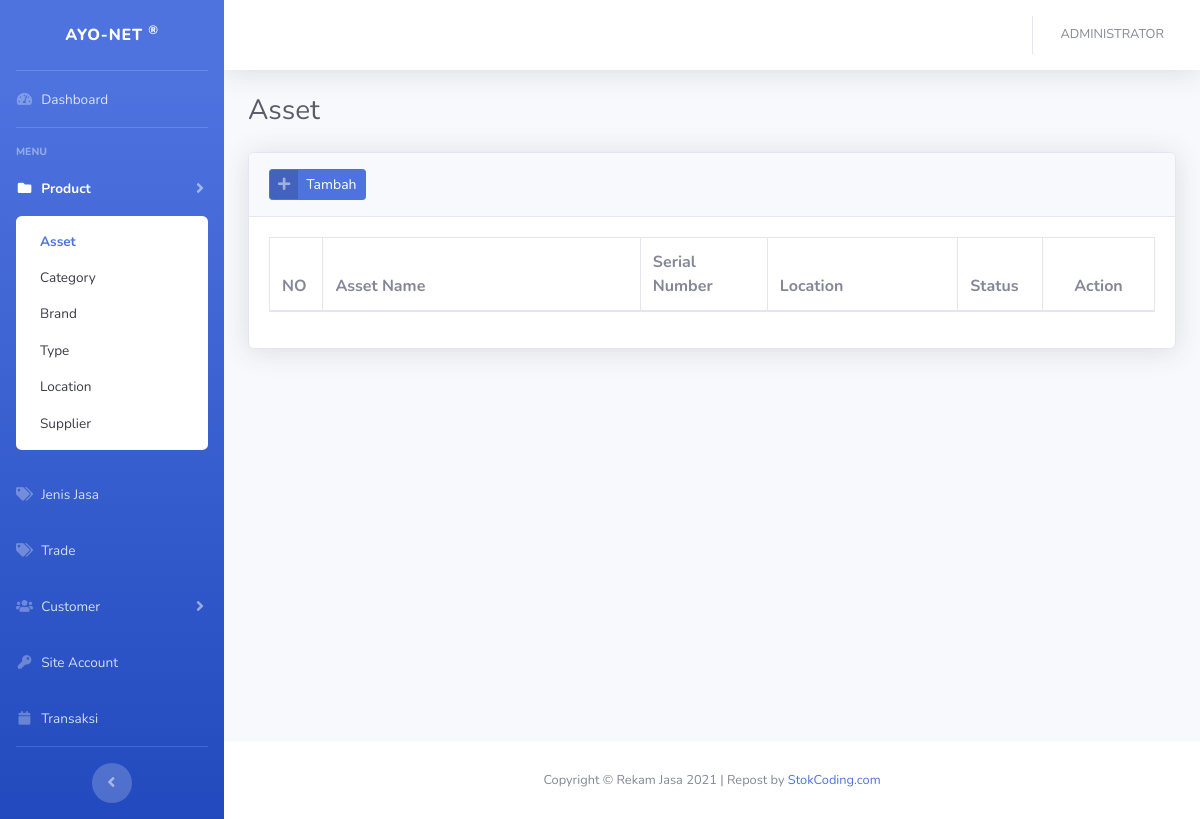
The app's page /?asset (signed in), older data.
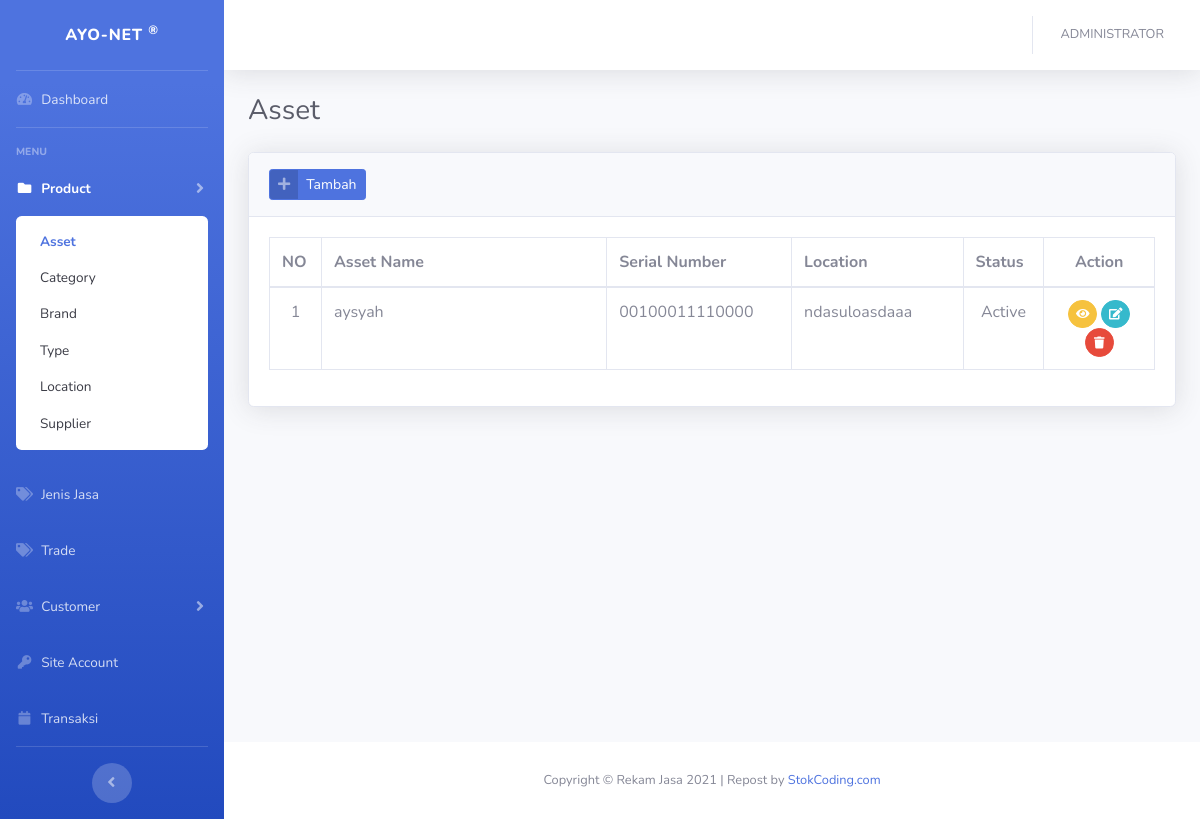
The same page, newer data.
### tables this page shows
CREATE TABLE `asset` (
  `id_asset` int(11) NOT NULL,
  `idcat` int(11) NOT NULL,
  `idbrand` int(11) NOT NULL,
  `id_aloc` int(11) NOT NULL,
  `id_sup` int(11) NOT NULL,
  `idtipe` int(11) NOT NULL,
  `asset_no` varchar(50) NOT NULL,
  `nama_asset` varchar(50) NOT NULL,
  `sn` varchar(50) NOT NULL,
  `pd` date NOT NULL,
  `harga` varchar(50) NOT NULL,
  `status` enum('Active','Rusak','Hilang','Perbaikan') NOT NULL,
  `descr` varchar(150) NOT NULL,
  `data_status` enum('Enable','Disable') NOT NULL
);

CREATE TABLE `asset_loc` (
  `id_aloc` int(11) NOT NULL,
  `aloc_no` varchar(50) NOT NULL,
  `aloc_name` varchar(50) NOT NULL,
  `data_status` enum('Enable','Disable') NOT NULL
);

CREATE TABLE `customer` (
  `idcust` int(11) NOT NULL,
  `nama` varchar(50) NOT NULL,
  `addr` varchar(150) NOT NULL,
  `phn` varchar(50) NOT NULL,
  `nik` varchar(50) NOT NULL,
  `ins` date NOT NULL,
  `exp` date NOT NULL,
  `cust_no` varchar(50) NOT NULL,
  `id_type` enum('KTP','NPWP','PASSPORT','SIM') NOT NULL,
  `status` enum('Active','Inactive') NOT NULL,
  `id_jasa` int(11) NOT NULL,
  `data_status` enum('Enable','Disable') NOT NULL
);

### config/function.php (the view, shortened to what this page needs)
<?php
function encrypt($str) {
return base64_encode($str);
}
function base_url(){
    $base_url= ((isset($_SERVER['HTTPS']) && $_SERVER['HTTPS'] == "on") ? "https" : "http");
    $base_url.= "://".$_SERVER['HTTP_HOST'];
    $base_url.= str_replace(basename($_SERVER['SCRIPT_NAME']),"",$_SERVER['SCRIPT_NAME']);
    return $base_url;
}
?>

### config/function.php (the view, shortened to what this page needs)
<?php
function encrypt($str) {
return base64_encode($str);
}
function base_url(){
    $base_url= ((isset($_SERVER['HTTPS']) && $_SERVER['HTTPS'] == "on") ? "https" : "http");
    $base_url.= "://".$_SERVER['HTTP_HOST'];
    $base_url.= str_replace(basename($_SERVER['SCRIPT_NAME']),"",$_SERVER['SCRIPT_NAME']);
    return $base_url;
}
?>

### views/produk/asset.php (shortened to what this page needs)
<div class="container-fluid">
    <div class="d-sm-flex align-items-center justify-content-between mb-4">
        <h1 class="h3 mb-0 text-gray-800">Asset</h1>
    </div>
    <div class="card shadow mb-4">
        <div class="card-header py-3">
            <a href="#" class="btn btn-primary btn-icon-split btn-sm" data-toggle="modal" data-target="#transaksiModal"
                onclick="submit('add')">
                <span class="icon text-white-50">
                    <i class="fas fa-plus"></i>
                </span>
                <span class="text">Tambah</span>
            </a>
        </div>
        <div class="card-body">
            <div class="table-responsive">
                <table class="table table-bordered table-hover" id="dataTable" width="100%" cellspacing="0">
                    <thead>
                        <tr>
                            <th width="1%">NO</th>
                            <th width="25%">Asset Name</th>
                            <th width="10%">Serial Number</th>
                            <th width="15%">Location</th>
                            <th width="3%">Status</th>
                            <th width="1%"><center>&nbsp;&nbsp;&nbsp;&nbsp;Action&nbsp;&nbsp;&nbsp;&nbsp;</center></th>
                        </tr>
                    </thead>
                    <tbody>
                        <?php
                        $n=1;
                        $query = mysqli_query($con,"SELECT * FROM asset x, brand x1, category x2, asset_loc x3, sup x4, tipe x5, customer c
                         WHERE x.idbrand=x1.idbrand and x.idcat=x2.idcat and x.id_sup=x4.id_sup and x.idtipe=x5.idtipe
                         and x.data_status = 'Enable' and x.id_aloc=c.idcust ORDER BY x.nama_asset DESC") or die(mysqli_error($con));
                        while($row = mysqli_fetch_array($query)):
                        ?>
                        <tr>
                            <td><center><?= $n++; ?></center></td>
                            <td><?= $row['nama_asset']; ?></td>
                            <td><?= $row['sn']; ?></td>
                            <td><?= $row['aloc_name']; ?></td>
                            <td><center><?= $row['status']; ?></center></td>
                            <td><center>
                                <a href="#viewModal" data-toggle="modal"
                                    onclick="submit(<?=$row['id_asset'];?>,'1')" class="btn btn-sm btn-circle btn-warning"
                                    data-toggle="tooltip" data-placement="top" title="View Data"><i
                                        class="fas fa-eye"></i></a>
                                <a href="#transaksiModal" data-toggle="modal"
                                    onclick="submit(<?=$row['id_asset'];?>)" class="btn btn-sm btn-circle btn-info"
                                    data-toggle="tooltip" data-placement="top" title="Ubah Data"><i
                                        class="fas fa-edit"></i></a>
                                        <a href="<?=base_url();?>process/asset.php?act=<?=encrypt('delete');?>&id_asset=<?=encrypt($row['id_asset']);?>"
                                    class="btn btn-sm btn-circle btn-danger btn-hapus" data-toggle="tooltip"
                                    data-placement="top" title="Hapus Data"><i class="fas fa-trash"></i></a>
                        </center>
                            </td>
                        </tr>
                        <?php endwhile; ?>
                    </tbody>
                </table>
            </div>
        </div>
    </div>
</div>

Row changes from the older to the newer data that the page shows:
added asset: nama_asset "aysyah", sn "00100011110000", asset_loc.aloc_name "ndasuloasdaaa", customer.status "Active"
